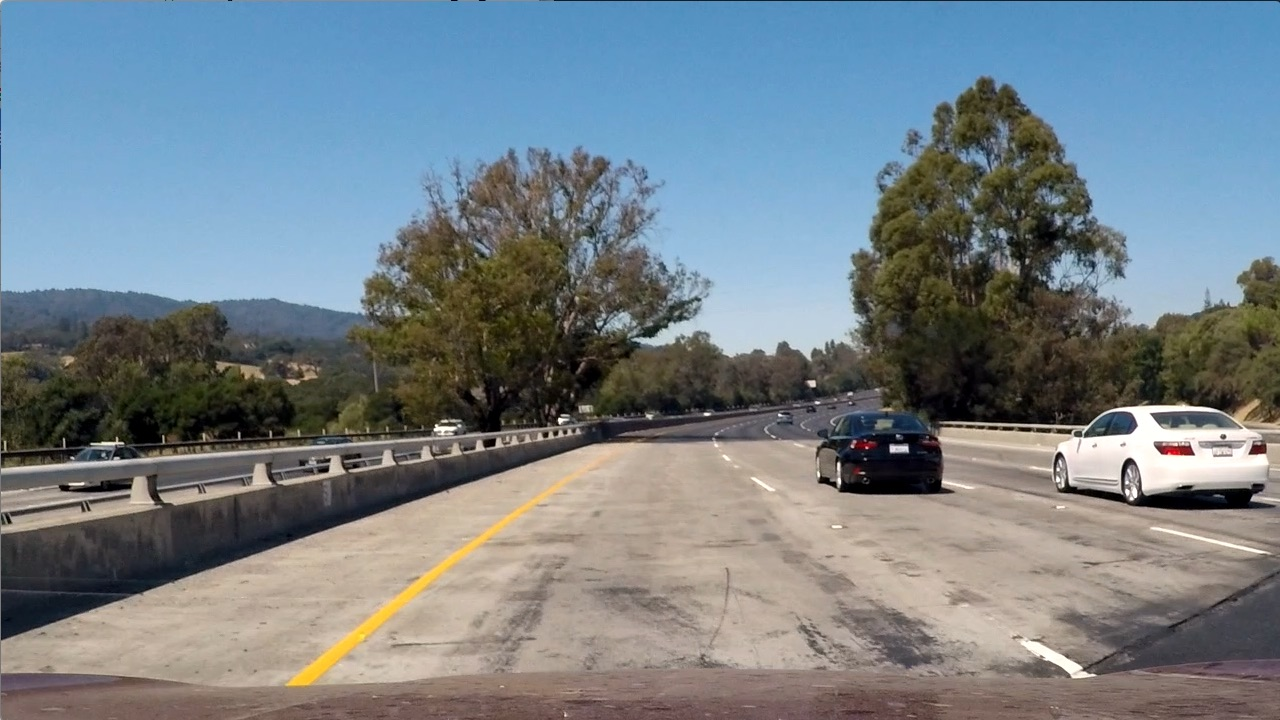
#> input picture test_images/test1.jpg, 1280 x 720 px
$ jupyter execute --allow-errors Untitled.ipynb   (shell and % lines are left out)   (older library calls are emulated)
#> lines starting #> are read from the running program, lines starting #| are printed output that depends on the picture; after the words box and inside, x2 and y2 are one past the last pixel; in counts of white or black regions, pixels touching at a corner belong together
[cell 1]
import matplotlib.pyplot as plt
import matplotlib.image as mpimg
import numpy as np
import cv2

[cell 2]
# show test images
fig = plt.figure(figsize=(20, 5))
image1 = mpimg.imread('./test_images/test1.jpg')
#> image1 is the input picture: shape (720, 1280, 3); mean R, G, B 117.5, 128.7, 135.5
print('test1 image is:', type(image1), 'with dimesions:', image1.shape)
#| test1 image is: <class 'numpy.ndarray'> with dimesions: (720, 1280, 3)
fig.add_subplot(1,3,1)
plt.imshow(image1)
image2 = mpimg.imread('./test_images/test2.jpg')
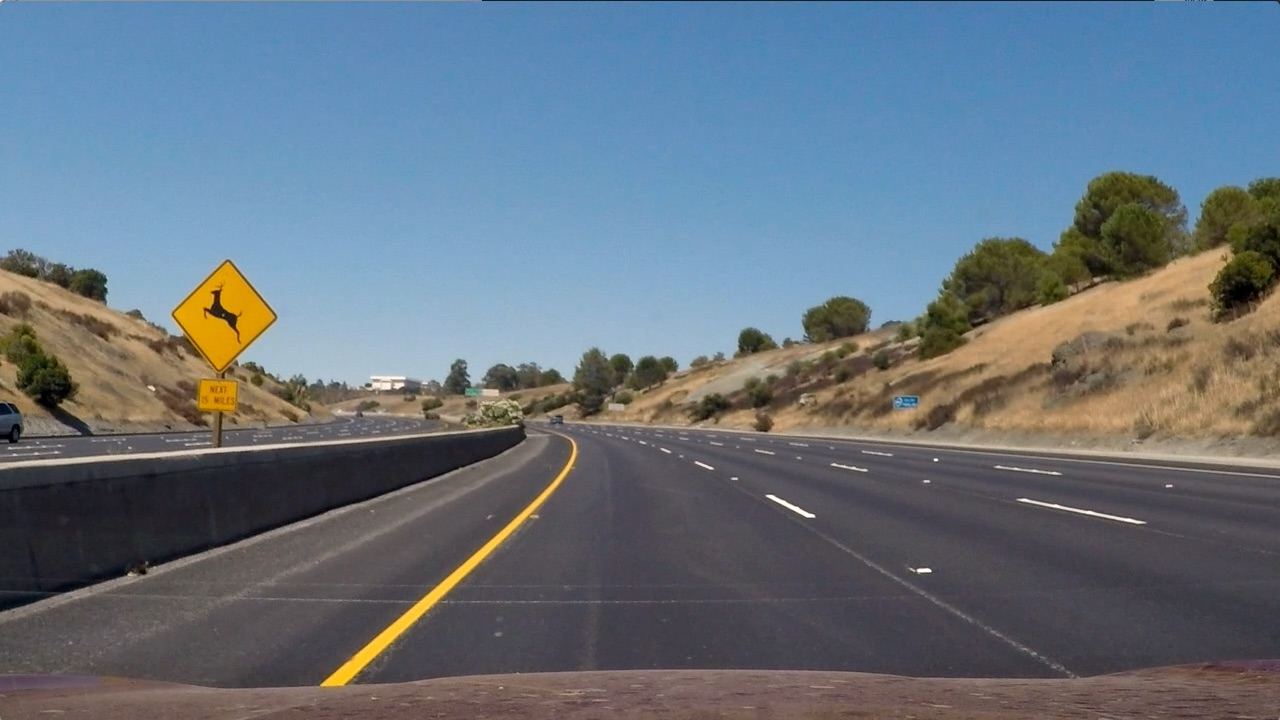
#> input picture test_images/test2.jpg, 1280 x 720 px
#> image2 is the input picture: shape (720, 1280, 3); mean R, G, B 102.8, 114.6, 125.5
print('test2 image is:', type(image1), 'with dimesions:', image2.shape)
#| test2 image is: <class 'numpy.ndarray'> with dimesions: (720, 1280, 3)
fig.add_subplot(1,3,2)
plt.imshow(image2)
image3 = mpimg.imread('./test_images/test3.jpg')
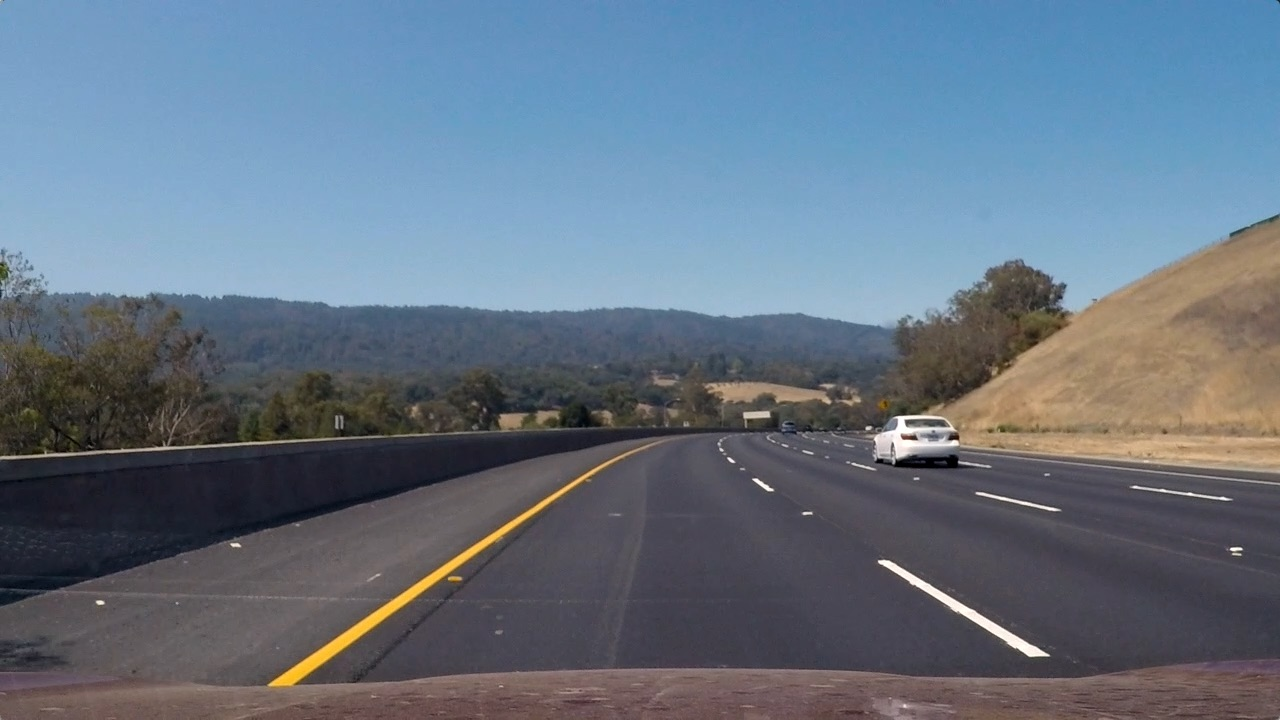
#> input picture test_images/test3.jpg, 1280 x 720 px
#> image3 is the input picture: shape (720, 1280, 3); mean R, G, B 101.1, 115.3, 130.7
print('test3 image is:', type(image1), 'with dimesions:', image3.shape)
#| test3 image is: <class 'numpy.ndarray'> with dimesions: (720, 1280, 3)
fig.add_subplot(1,3,3)
plt.imshow(image3)

[cell 3]
# Compute the camera calibration matrix and distortion coefficients given a set of chessboard images.

[cell 4]
import glob

# prepare object points, like (0,0,0), (1,0,0), (2,0,0) ....,(6,5,0)
objp = np.zeros((6*9,3), np.float32)
objp[:,:2] = np.mgrid[0:9,0:6].T.reshape(-1,2)

# Arrays to store object points and image points from all the images.
objpoints = [] # 3d points in real world space
imgpoints = [] # 2d points in image plane.

# Make a list of calibration images
images = glob.glob('./camera_cal/calibration*.jpg')

fig = plt.figure(figsize=(15, 15))
i = 1
# Step through the list and search for chessboard corners
for fname in images:
    img = cv2.imread(fname)
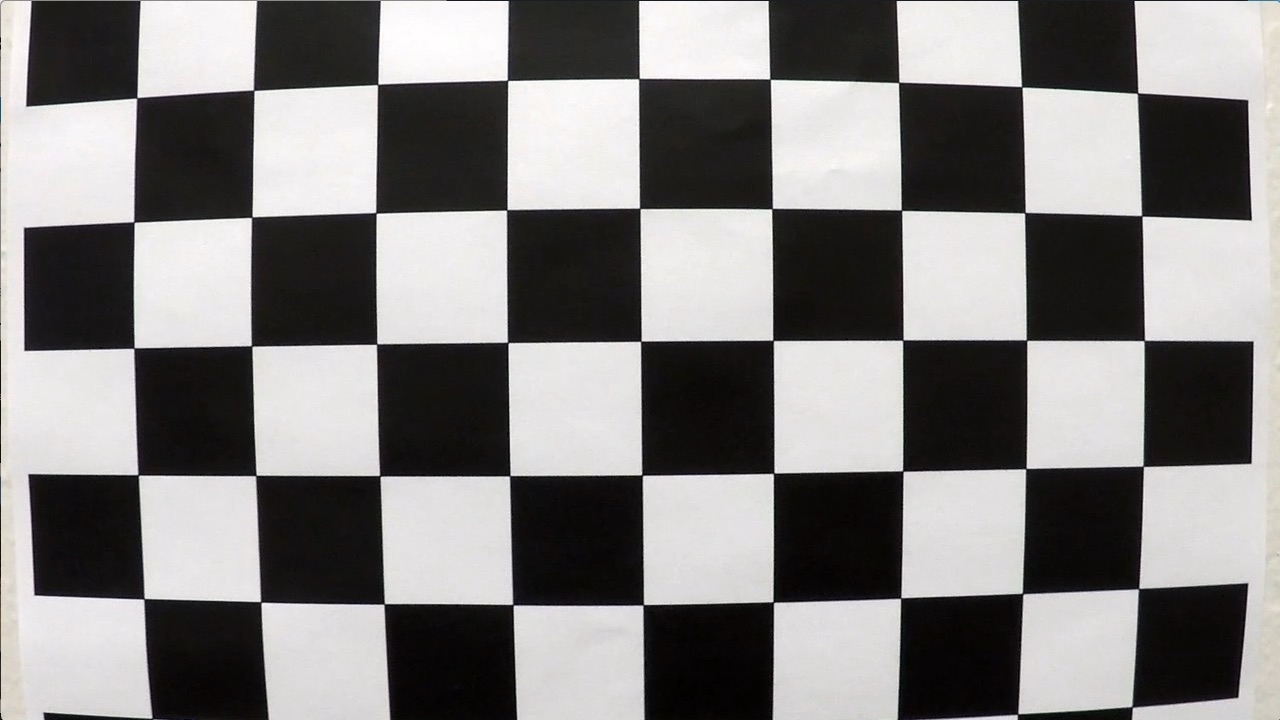
#> input picture camera_cal/calibration1.jpg, 1280 x 720 px
#> img is the input picture: shape (720, 1280, 3); mean B, G, R 127.8, 128.4, 130.1
    gray = cv2.cvtColor(img,cv2.COLOR_BGR2GRAY)

    # Find the chessboard corners
    ret, corners = cv2.findChessboardCorners(gray, (9,6),None)
#> ret = False; corners = None

    # If found, add object points, image points
    if ret == True:
        objpoints.append(objp)
        imgpoints.append(corners)

        # Draw and display the corners
        img = cv2.drawChessboardCorners(img, (9,6), corners, ret)
    fig.add_subplot(5,4,i)
    i += 1
    plt.imshow(img)

[cell 5]
import matplotlib.pyplot as plt
import matplotlib.image as mpimg

# Read in an image
img = cv2.imread('./camera_cal/calibration1.jpg')

# calibration function, return undistorted image
def calibration(img, objpoints, imgpoints):
    gray = cv2.cvtColor(img,cv2.COLOR_BGR2GRAY)
    ret, mtx, dist, rvecs, tvecs = cv2.calibrateCamera(objpoints, imgpoints, gray.shape[::-1],None,None)
#> ret = 0.644; mtx = [[1057.6, 0, 691.1], [0, 1058.6, 278], [0, 0, 1]]; dist = [[-0.322, 0.709, 0.013, 0.00946, -1.02]]; rvecs = ([0.424, -0.236, 0.0488], [-0.024, 0.4, -0.0295]); tvecs = ([-2.48, 1.1, 17.79], [-17.95, -0.401, 29.17])
    undist = cv2.undistort(img, mtx, dist, None, mtx)
    return undist

undistorted = calibration(img, objpoints, imgpoints)

# compare original and undistorted images
fig = plt.figure(figsize=(20, 15))
fig.add_subplot(1,2,1)
plt.title('Original',fontsize=30)
plt.imshow(img)
fig.add_subplot(1,2,2)
plt.title('Undistorted',fontsize=30)
plt.imshow(undistorted)

[cell 6]
# test calibration funciton on test images
fig = plt.figure(figsize=(20, 15))
image = mpimg.imread('test_images/test1.jpg')
fig.add_subplot(1,2,1)
plt.title('original test1.jpg',fontsize=20)
plt.imshow(image)
undistorted = calibration(image, objpoints, imgpoints)
fig.add_subplot(1,2,2)
plt.title('undistorted test1.jpg',fontsize=20)
plt.imshow(undistorted)

[cell 7]
# Define a function that thresholds the S-channel of HLS
def hls_select(img, thresh=(160, 255)):
#> called with thresh = (140, 255)
    hls = cv2.cvtColor(img, cv2.COLOR_RGB2HLS)
#> hls: shape (720, 1280, 3); mean of channels 0, 1, 2 59.7, 128.2, 74.3
    s_channel = hls[:,:,2]
    binary_output = np.zeros_like(s_channel)
    binary_output[(s_channel > thresh[0]) & (s_channel <= thresh[1])] = 1
    return binary_output

# test hls_select with undistorted image
hls_undistorted = hls_select(undistorted, (140, 255))
#> hls_undistorted: shape (720, 1280); values 0 (black) and 1 (white), 2.6% white; 733 white regions (595 under 20 px), largest, box (x1, y1, x2, y2) and area: (1088, 407, 1280, 493) 5987, (256, 461, 597, 708) 4807, (1159, 498, 1280, 516) 938
plt.imshow(hls_undistorted, cmap='gray')

[cell 8]
# Define a function that takes an image, camera matrix and distortion coefficients
def corners_unwarp(img, objpoints, imgpoints):
    # Use calibration() function to remove distortion
    undistorted = calibration(img, objpoints, imgpoints)
    # Use hls_select() function to get binary image
    binary_img = hls_select(undistorted, (185, 255))
#> binary_img: shape (720, 1280); values 0 (black) and 1 (white), 1.7% white; 508 white regions (437 under 20 px), largest, box (x1, y1, x2, y2) and area: (1089, 408, 1280, 492) 4696, (258, 481, 564, 708) 3648, (1159, 498, 1279, 516) 750

    # Grab the image shape
    img_size = (binary_img.shape[1], binary_img.shape[0])
    # For source points I'm grabbing the four corners of interested area
    corners = []
    corners.append([180,720])
    corners.append([547,480])
    corners.append([747,480])
    corners.append([1150,720])
    src = np.float32([corners[0], corners[1], corners[2], corners[3]])
    # For destination points, I'm arbitrarily choosing some points to be
    # a nice fit for displaying our warped result
    # again, not exact, but close enough for our purposes
    dst = np.float32([corners[0], [180, 0], [1150, 0], corners[3]])
    # Given src and dst points, calculate the perspective transform matrix
    M = cv2.getPerspectiveTransform(src, dst)
    # Warp the image using OpenCV warpPerspective()
    warped = cv2.warpPerspective(binary_img, M, img_size)
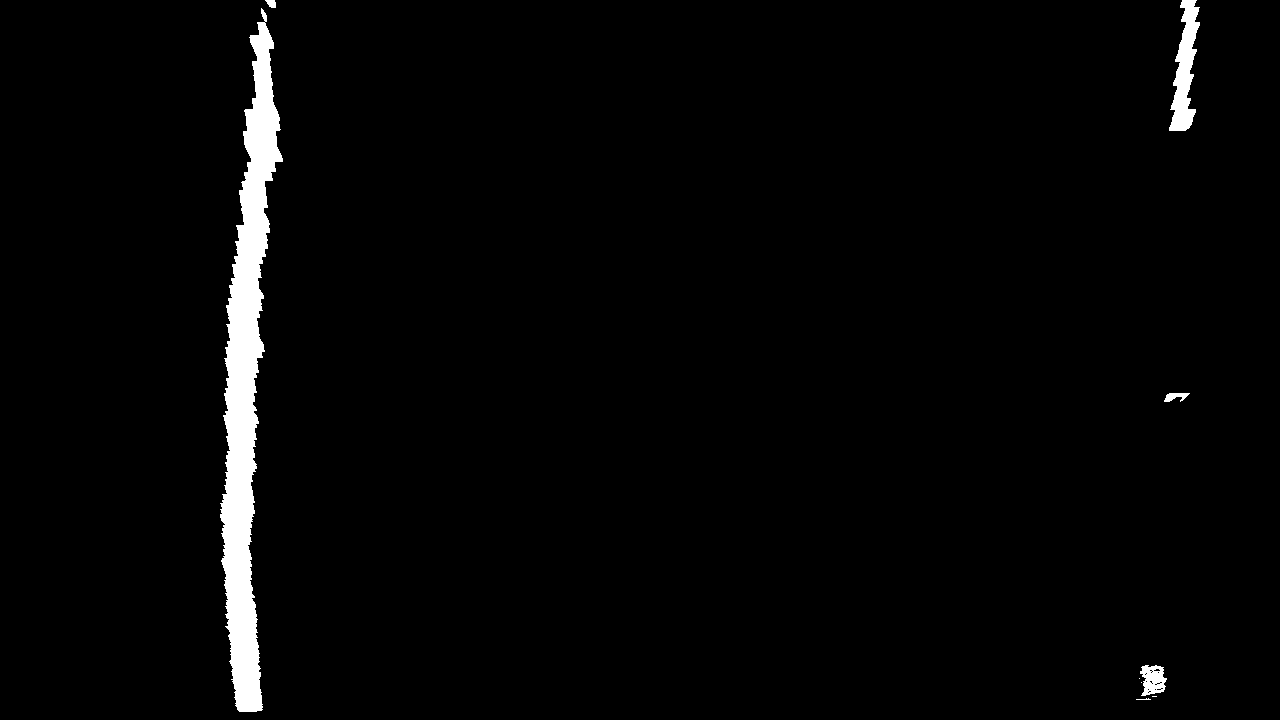
#> warped: shape (720, 1280); values 0 (black) and 1 (white), 2.4% white; 9 white regions (4 under 20 px), largest, box (x1, y1, x2, y2) and area: (220, 8, 283, 712) 19127, (1169, 0, 1200, 131) 2114, (1140, 665, 1167, 696) 564, (1164, 393, 1190, 402) 142, (265, 0, 276, 8) 64

    # Return the resulting image and matrix
    return warped, M


# test corners_unwarp() function
directory = './test_images/*.jpg'
globDir = glob.glob(directory)
fig = plt.figure(figsize=(20, 15))
counter = 1
for filename in globDir:
    img = cv2.imread(filename)
    warped, M = corners_unwarp(img, objpoints, imgpoints)
#> M = [[-0.724, -1.54, 1107.3], [7.91e-16, -2.17, 1042.4], [1.15e-18, -0.00239, 1]]
    fig.add_subplot(4, 4,counter)
    plt.imshow(cv2.cvtColor(img, cv2.COLOR_BGR2RGB))
    counter += 1

    fig.add_subplot(4, 4,counter)
    plt.imshow(warped, cmap = 'gray')
    counter += 1
#> (the rest of the program and of its run is left out)
